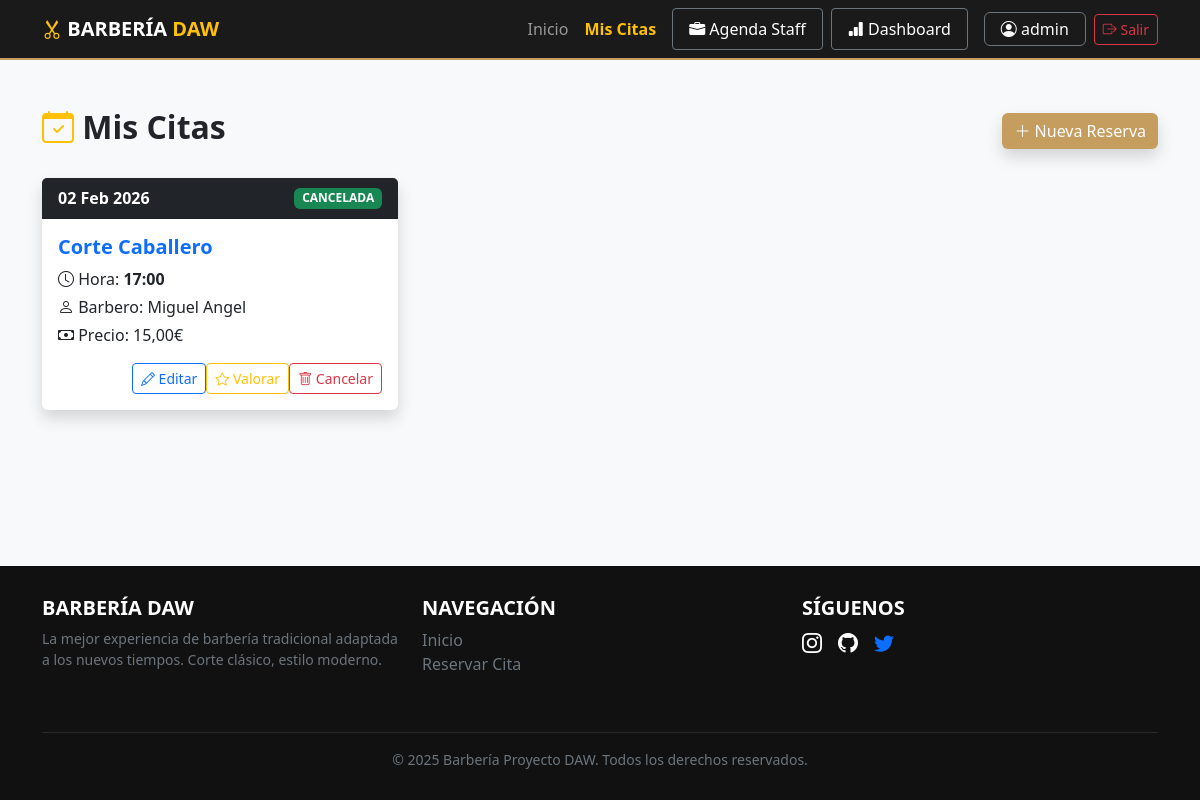
Page /mis-citas/ (signed in) on the committed database.
### gestion_citas/models.py (models this page shows, shortened)
class Usuario(AbstractUser):
    username = None
    email = models.EmailField("Correo Electrónico", unique=True)
    first_name = models.CharField("Nombre", max_length=150)
    last_name = models.CharField("Apellido", max_length=150)
    USERNAME_FIELD = "email"
    REQUIRED_FIELDS = ["first_name", "last_name"]
    objects = UsuarioManager()

class Cita(models.Model):
    ESTADOS = [
        ("PENDIENTE", "Pendiente"),
        ("CONFIRMADA", "Confirmada"),
        ("CANCELADA", "Cancelada"),
    ]
    usuario = models.ForeignKey(Usuario, on_delete=models.CASCADE, related_name="citas")
    barbero = models.ForeignKey(Barbero, on_delete=models.CASCADE)
    servicio = models.ForeignKey(Servicio, on_delete=models.CASCADE)
    fecha = models.DateField()
    hora = models.TimeField()
    estado = models.CharField(max_length=20, choices=ESTADOS, default="PENDIENTE")
    notas = models.TextField(blank=True, null=True)
    class Meta:
        ordering = ["fecha", "hora"]

class Servicio(models.Model):
    nombre = models.CharField(max_length=100)
    descripcion = models.TextField(blank=True, null=True)
    precio = models.DecimalField(max_digits=6, decimal_places=2)
    duracion = models.PositiveIntegerField(help_text="Duración en minutos")

class Barbero(models.Model):
    nombre = models.CharField(max_length=100)
    apellido = models.CharField(max_length=100)
    foto = models.ImageField(upload_to="barberos/", blank=True, null=True)
    experiencia = models.PositiveIntegerField(help_text="Años de experiencia")
    especialidades = models.ManyToManyField(Servicio, related_name="barberos")

### gestion_citas/views.py (the view)
# urls.py: path('mis-citas/', views.mis_citas, name='mis_citas'),
@login_required
def mis_citas(request):
    citas = Cita.objects.filter(usuario=request.user).order_by("-fecha", "-hora")
    return render(request, "gestion_citas/citas/mis_citas.html", {"citas": citas})

### gestion_citas/templates/gestion_citas/citas/mis_citas.html (shortened to what this page needs)
{% extends 'gestion_citas/base.html' %}
{% block content %}
<div class="container py-5">
    <div class="d-flex justify-content-between align-items-center mb-4">
        <h2 class="fw-bold"><i class="bi bi-calendar-check text-warning"></i> Mis Citas</h2>
        <a href="{% url 'reservar_cita' %}" class="btn btn-gold shadow">
            <i class="bi bi-plus-lg"></i> Nueva Reserva
        </a>
    </div>
    {% if citas %}
        <div class="row">
            {% for cita in citas %}
            <div class="col-md-6 col-lg-4 mb-4">
                <div class="card shadow border-0 h-100">
                    <div class="card-header bg-dark text-white d-flex justify-content-between align-items-center">
                        <span class="fw-bold">{{ cita.fecha|date:"d M Y" }}</span>
                        <span class="badge {% if cita.estado == 'PENDIENTE' %}bg-warning text-dark{% else %}bg-success{% endif %}">
                            {{ cita.estado }}
                        </span>
                    </div>
                    <div class="card-body">
                        <h5 class="card-title text-primary fw-bold">{{ cita.servicio.nombre }}</h5>
                        <p class="mb-1"><i class="bi bi-clock"></i> Hora: <strong>{{ cita.hora|time:"H:i" }}</strong></p>
                        <p class="mb-1"><i class="bi bi-person"></i> Barbero: {{ cita.barbero.nombre }}</p>
                        <p class="mb-3"><i class="bi bi-cash"></i> Precio: {{ cita.servicio.precio }}€</p>
                        <div class="d-flex justify-content-end mt-3">
                            <a href="{% url 'editar_cita' cita.id %}" class="btn btn-outline-primary btn-sm">
                                <i class="bi bi-pencil"></i> Editar
                            </a>
                            <a href="{% url 'dejar_resena' cita.barbero.id %}" class="btn btn-outline-warning btn-sm" title="Dejar una reseña">
                                <i class="bi bi-star"></i> Valorar
                            </a>
                            <form action="{% url 'cancelar_cita' cita.id %}" method="post" onsubmit="return confirm('¿Seguro que quieres cancelar esta cita?');">
                                <button type="submit" class="btn btn-outline-danger btn-sm">
                                    <i class="bi bi-trash"></i> Cancelar
                                </button>
                            </form>
                        </div>
                    </div>
                </div>
            </div>
            {% endfor %}
        </div>
    {% endif %}
</div>
{% endblock %}

### gestion_citas/templates/gestion_citas/base.html (shortened to what this page needs)
{% load static %}
<!doctype html>
<html lang="es">
  <head>
    <link
      href="https://cdn.jsdelivr.net/npm/bootstrap@5.3.0/dist/css/bootstrap.min.css"
      rel="stylesheet"
    />
    <link
      rel="stylesheet"
      href="https://cdn.jsdelivr.net/npm/bootstrap-icons@1.10.0/font/bootstrap-icons.css"
    />
  </head>
  <body>
    <nav class="navbar navbar-expand-lg navbar-dark navbar-custom sticky-top">
      <div class="container">
        <a class="navbar-brand text-uppercase fw-bold" href="{% url 'home' %}">
          <i class="bi bi-scissors text-warning"></i> Barbería
          <span class="text-warning">DAW</span>
        </a>
        <div class="collapse navbar-collapse" id="navbarNav">
          <ul class="navbar-nav ms-auto align-items-center">
            <li class="nav-item">
              <a class="nav-link" href="{% url 'home' %}">Inicio</a>
            </li>
            {% if user.is_authenticated %}
            <li class="nav-item">
              <a
                class="nav-link text-warning fw-bold"
                href="{% url 'mis_citas' %}"
                >Mis Citas</a
              >
            </li>
            {% if user.is_staff %}
            <li class="nav-item ms-lg-2">
              <a
                class="nav-link btn btn-dark btn-sm border border-secondary px-3 text-white"
                href="{% url 'agenda_profesional' %}"
              >
                <i class="bi bi-briefcase-fill"></i> Agenda Staff
              </a>
            </li>
            {% endif %} {% if user.is_staff %}
            <li class="nav-item ms-lg-2">
              <a
                class="nav-link btn btn-dark btn-sm border border-secondary px-3 text-white"
                href="{% url 'dashboard_staff' %}"
              >
                <i class="bi bi-bar-chart-fill"></i> Dashboard
              </a>
            </li>
            {% endif %}
            <li class="nav-item ms-lg-3">
              <a
                href="{% url 'mi_perfil' %}"
                class="nav-link btn btn-outline-light border border-secondary rounded px-3 py-1 text-light"
                title="Editar mi perfil"
              >
                <i class="bi bi-person-circle"></i> {{ user.first_name }}
              </a>
            </li>
            <li class="nav-item ms-2">
              <form action="{% url 'logout' %}" method="post" class="d-inline">
                <button type="submit" class="btn btn-outline-danger btn-sm">
                  <i class="bi bi-box-arrow-right"></i> Salir
                </button>
              </form>
            </li>
            {% endif %}
          </ul>
        </div>
      </div>
    </nav>
    <main class="flex-grow-1 position-relative">
       {% block content %}{% endblock %}
    </main>
    <footer class="footer-custom text-center">
      <div class="container">
        <div class="row text-start">
          <div class="col-md-4 mb-3">
            <h5 class="text-white text-uppercase fw-bold text-warning">
              Barbería DAW
            </h5>
            <p class="small text-secondary">
              La mejor experiencia de barbería tradicional adaptada a los nuevos
              tiempos. Corte clásico, estilo moderno.
            </p>
          </div>
          <div class="col-md-4 mb-3">
            <h5 class="text-white text-uppercase fw-bold">Navegación</h5>
            <ul class="list-unstyled">
              <li>
                <a
                  href="{% url 'home' %}"
                  class="text-decoration-none text-secondary hover-gold"
                  >Inicio</a
                >
              </li>
              <li>
                <a
                  href="{% url 'mis_citas' %}"
                  class="text-decoration-none text-secondary hover-gold"
                  >Reservar Cita</a
                >
              </li>
            </ul>
          </div>
          <div class="col-md-4 mb-3">
            <h5 class="text-white text-uppercase fw-bold">Síguenos</h5>
            <div class="d-flex gap-3">
              <a href="#" class="text-white fs-5"
                ><i class="bi bi-instagram"></i
              ></a>
              <a href="https://github.com/XanKeeTee" class="text-white fs-5"
                ><i class="bi bi-github"></i
              ></a>
              <a href="#" class="text- white fs-5"
                ><i class="bi bi-twitter"></i
              ></a>
            </div>
          </div>
        </div>
        <hr class="border-secondary mt-4" />
        <p class="mb-0 small text-secondary">
          &copy; 2025 Barbería Proyecto DAW. Todos los derechos reservados.
        </p>
      </div>
    </footer>
  </body>
</html>

### gestion_citas/templates/gestion_citas/base.html (style rules this page uses)
body { font-family: "Segoe UI", Tahoma, Geneva, Verdana, sans-serif; display: flex; flex-direction: column; min-height: 100vh; background-color: #f8f9fa; }
.navbar-custom { background-color: #1a1a1a; border-bottom: 2px solid #c59d5f; }
.footer-custom { background-color: #111; color: #aaa; padding: 30px 0; margin-top: auto; }
.btn-gold { background-color: #c59d5f; color: white; border: none; transition: all 0.3s; }

### rows in the picture
Usuario: first_name "admin"
Cita: fecha "02 Feb 2026", estado "CANCELADA", servicio.nombre "Corte Caballero", hora "17:00", barbero.nombre "Miguel Angel", servicio.precio "15,00"
